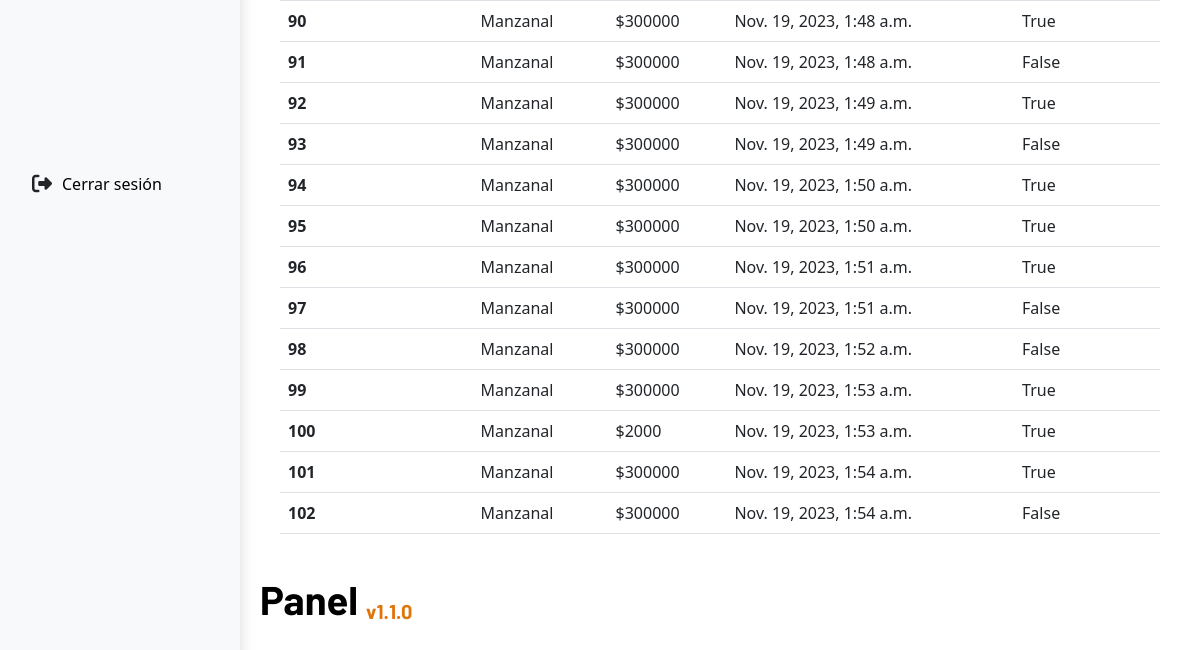
/dashboard/sales/viewSales/ (signed in, lower part), run on an earlier commit of the app's database.
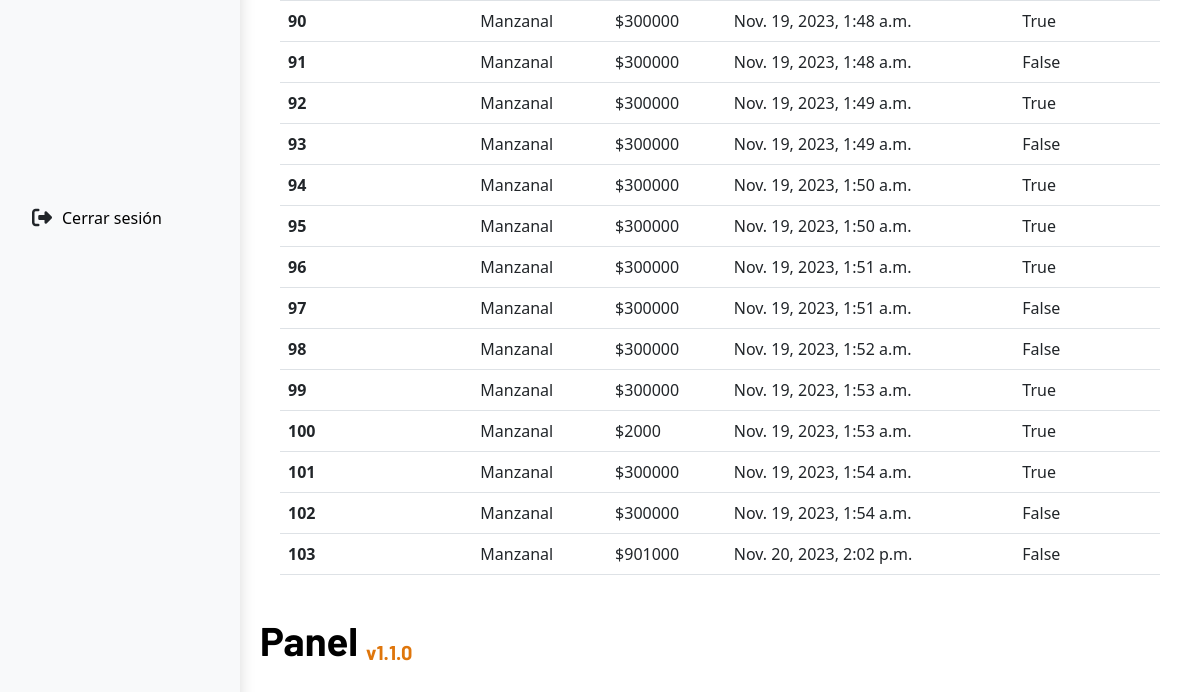
And on a later commit of the database.
### app/models.py (models this page shows)
class Order(models.Model):
    user = models.ForeignKey(Users, on_delete=models.PROTECT)
    address = models.CharField(max_length=255,null=False)
    products = models.ManyToManyField(Products)
    total = models.PositiveIntegerField(null=False)
    createdAt = models.DateTimeField(auto_now_add=True)
    isProcessed = models.BooleanField(default=False)

### app/views.py (the view)
# urls.py: path('dashboard/sales/viewSales/',views.viewSales,name='viewSales')
def viewSales(request):
    if request.method == 'GET':
        orders = Order.objects.all()
        return render(request,'adShop/sales/viewSales.html',{'orders':orders})

### app/context_processors.py (called while the page is built)
def is_auth(request):
    user_auth = request.session.get("isAuthenticated")
    role = request.session.get("role")
    return {
        "user_auth": user_auth,
        "role": role
    }

### app/templates/adShop/sales/viewSales.html (shortened to what this page needs)
{% extends 'adShop/base.html' %}
{% block content %}
<div class="container mt-4">
    <table class="table">
        <tbody>
            {% for order in orders %}
                <tr>
                    <th scope="row">{{ order.id }}</th>
                    <td>{{ order.user.name }}</td>
                    <td>{{ order.address }}</td>
                    <td>${{ order.total }}</td>
                    <td>{{ order.createdAt }}</td>
                    <td>{{ order.isProcessed }}</td>
                </tr>
            {% endfor %}
        </tbody>
    </table>
</div>
{% endblock content %}

What changed in the data, as far as the page shows it:
added Order: id "103", address "Manzanal", total "901000", createdAt "Nov. 20, 2023, 2:02 p.m.", isProcessed "False"
